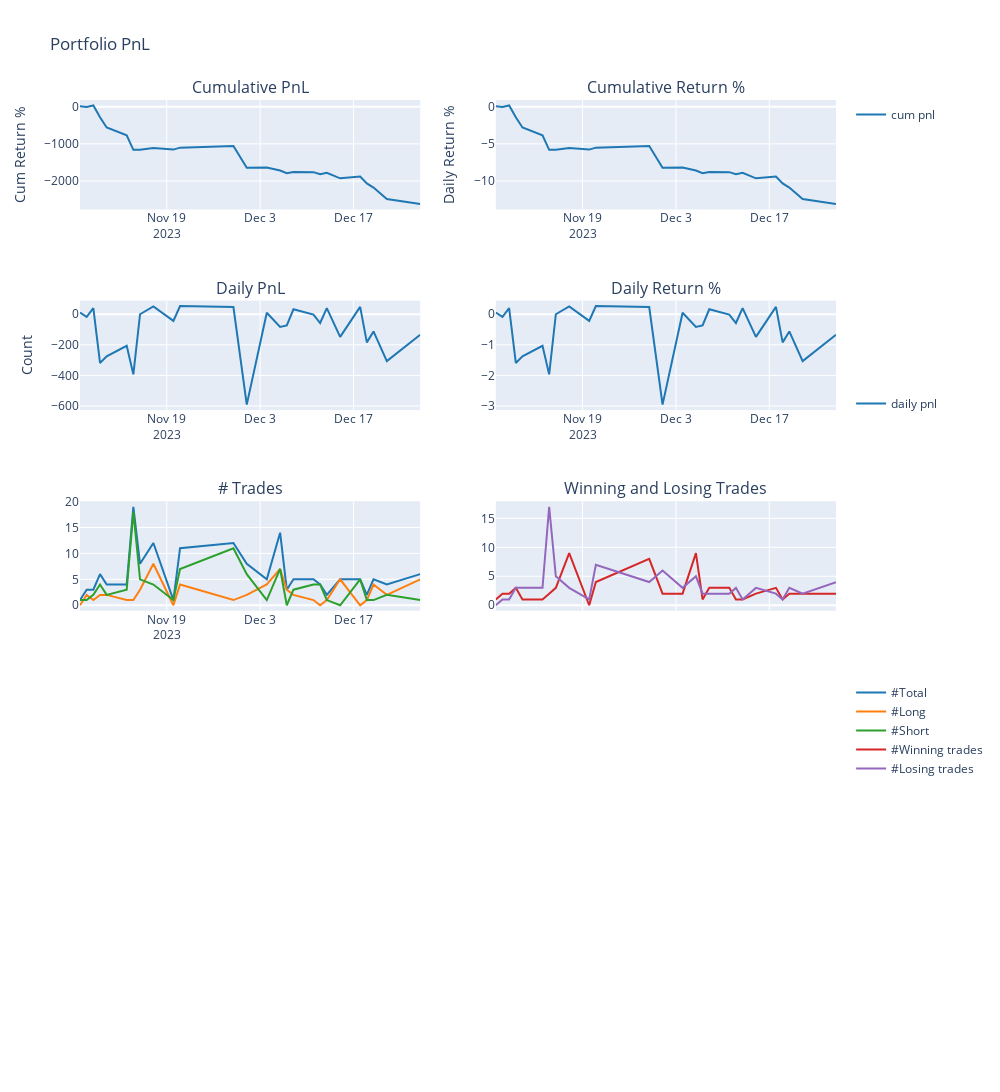

Source (notebook cell):
### Code cell
daily_pnl = df_pnl_closed.groupby(['close_date']).sum(numeric_only=True).reset_index()
daily_pnl['pnl'] = daily_pnl['pnl'] + daily_pnl['commission']
daily_pnl['cum_pnl'] = daily_pnl['pnl'].cumsum()

colors = plotly.colors.DEFAULT_PLOTLY_COLORS

title = f'Portfolio PnL - {strategy}' if len(strategy) else 'Portfolio PnL'
fig = make_subplots(
    5, 2,
    horizontal_spacing = 0.10, 
    vertical_spacing=0.10,
    subplot_titles=[
        'Cumulative PnL', 
        'Cumulative Return %', 
        'Daily PnL',
        'Daily Return %',
        '# Trades',
        'Winning and Losing Trades',
    ],    
    shared_xaxes='all',    
)
fig.update_layout(height=1500, width=1000, title=title)
fig.update_layout(
    xaxis_showticklabels=True, 
    xaxis2_showticklabels=True, 
    xaxis3_showticklabels=True,
    xaxis4_showticklabels=True,
    xaxis5_showticklabels=True,
    legend_tracegroupgap=270,
    hovermode='x',
)

row = 1
fig.add_trace(go.Scatter(x=daily_pnl['close_date'], y=daily_pnl['cum_pnl'], showlegend=True, name='cum pnl', legendgroup=row, marker=dict(color=colors[0])), row=row, col=1)
fig['layout']['yaxis']['title']='USD Dollar $'

fig.add_trace(go.Scatter(x=daily_pnl['close_date'], y=100 * daily_pnl['cum_pnl'] / capital, showlegend=False, name='cum pnl', legendgroup=row, marker=dict(color=colors[0])), row=row, col=2)
fig['layout']['yaxis'+str(row)]['title']='Cum Return %'

row = 2
fig.add_trace(go.Scatter(x=daily_pnl['close_date'], y=daily_pnl['pnl'], showlegend=True, name='daily pnl', legendgroup=row, marker=dict(color=colors[0])), row=row, col=1)
fig['layout']['yaxis'+str(row)]['title']='USD Dollar $'

fig.add_trace(go.Scatter(x=daily_pnl['close_date'], y=100 * daily_pnl['pnl'] / capital, showlegend=False, name='daily pnl', legendgroup=row, marker=dict(color=colors[0])), row=row, col=2)
fig['layout']['yaxis'+str(row)]['title']='Daily Return %'

row = 3
fig.add_trace(go.Scatter(x=daily_pnl['close_date'], y=daily_pnl['count'], showlegend=True, name='#Total', legendgroup=row, marker=dict(color=colors[0])), row=row, col=1)
fig.add_trace(go.Scatter(x=daily_pnl['close_date'], y=daily_pnl['no_long'], showlegend=True, name='#Long', legendgroup=row, marker=dict(color=colors[1])), row=row, col=1)
fig.add_trace(go.Scatter(x=daily_pnl['close_date'], y=daily_pnl['no_short'], showlegend=True, name='#Short', legendgroup=row, marker=dict(color=colors[2])), row=row, col=1)
fig['layout']['yaxis'+str(row)]['title']='Count'

fig.add_trace(go.Scatter(x=daily_pnl['close_date'], y=daily_pnl['winnnig_trades'], showlegend=True, name='#Winning trades', legendgroup=row, marker=dict(color=colors[3])), row=row, col=2)
fig.add_trace(go.Scatter(x=daily_pnl['close_date'], y=daily_pnl['losing_trades'], showlegend=True, name='#Losing trades', legendgroup=row, marker=dict(color=colors[4])), row=row, col=2)
fig['layout']['yaxis'+str(row)]['title']='Count'

fig.show()

### Figure 1 — Plotly figure (JSON) as saved in the notebook; plotly's stock layout.template omitted (floating-point values rounded to 4 significant figures)
{"data": [{"legendgroup": "1", "marker": {"color": "rgb(31, 119, 180)"}, "name": "cum pnl", "showlegend": true, "type": "scatter", "x": ["2023-11-06", "2023-11-07", "2023-11-08", "2023-11-09", "2023-11-10", "2023-11-13", "2023-11-14", "2023-11-15", "2023-11-17", "2023-11-20", "2023-11-21", "2023-11-29", "2023-12-01", "2023-12-04", "2023-12-06", "2023-12-07", "2023-12-08", "2023-12-11", "2023-12-12", "2023-12-13", "2023-12-15", "2023-12-18", "2023-12-19", "2023-12-20", "2023-12-22", "2023-12-27"], "xaxis": "x", "y": [11.32, -6.461, 32.65, -285.9, -561.7, -768.4, -1162.0, -1162.0, -1112.0, -1155.0, -1102.0, -1056.0, -1647.0, -1637.0, -1720.0, -1793.0, -1761.0, -1763.0, -1820.0, -1780.0, -1928.0, -1880.0, -2065.0, -2177.0, -2484.0, -2619.0], "yaxis": "y"}, {"legendgroup": "1", "marker": {"color": "rgb(31, 119, 180)"}, "name": "cum pnl", "showlegend": false, "type": "scatter", "x": ["2023-11-06", "2023-11-07", "2023-11-08", "2023-11-09", "2023-11-10", "2023-11-13", "2023-11-14", "2023-11-15", "2023-11-17", "2023-11-20", "2023-11-21", "2023-11-29", "2023-12-01", "2023-12-04", "2023-12-06", "2023-12-07", "2023-12-08", "2023-12-11", "2023-12-12", "2023-12-13", "2023-12-15", "2023-12-18", "2023-12-19", "2023-12-20", "2023-12-22", "2023-12-27"], "xaxis": "x2", "y": [0.05659, -0.03231, 0.1632, -1.429, -2.808, -3.842, -5.809, -5.81, -5.558, -5.776, -5.511, -5.278, -8.234, -8.186, -8.6, -8.964, -8.803, -8.813, -9.101, -8.9, -9.641, -9.402, -10.32, -10.89, -12.42, -13.09], "yaxis": "y2"}, {"legendgroup": "2", "marker": {"color": "rgb(31, 119, 180)"}, "name": "daily pnl", "showlegend": true, "type": "scatter", "x": ["2023-11-06", "2023-11-07", "2023-11-08", "2023-11-09", "2023-11-10", "2023-11-13", "2023-11-14", "2023-11-15", "2023-11-17", "2023-11-20", "2023-11-21", "2023-11-29", "2023-12-01", "2023-12-04", "2023-12-06", "2023-12-07", "2023-12-08", "2023-12-11", "2023-12-12", "2023-12-13", "2023-12-15", "2023-12-18", "2023-12-19", "2023-12-20", "2023-12-22", "2023-12-27"], "xaxis": "x3", "y": [11.32, -17.78, 39.11, -318.5, -275.8, -206.7, -393.5, -0.1767, 50.45, -43.55, 52.98, 46.6, -591.2, 9.598, -82.85, -72.89, 32.28, -2.095, -57.47, 40.23, -148.2, 47.7, -184.2, -112.6, -306.6, -134.8], "yaxis": "y3"}, {"legendgroup": "2", "marker": {"color": "rgb(31, 119, 180)"}, "name": "daily pnl", "showlegend": false, "type": "scatter", "x": ["2023-11-06", "2023-11-07", "2023-11-08", "2023-11-09", "2023-11-10", "2023-11-13", "2023-11-14", "2023-11-15", "2023-11-17", "2023-11-20", "2023-11-21", "2023-11-29", "2023-12-01", "2023-12-04", "2023-12-06", "2023-12-07", "2023-12-08", "2023-12-11", "2023-12-12", "2023-12-13", "2023-12-15", "2023-12-18", "2023-12-19", "2023-12-20", "2023-12-22", "2023-12-27"], "xaxis": "x4", "y": [0.05659, -0.08889, 0.1955, -1.593, -1.379, -1.034, -1.967, -0.0008835, 0.2522, -0.2177, 0.2649, 0.233, -2.956, 0.04799, -0.4142, -0.3645, 0.1614, -0.01047, -0.2874, 0.2011, -0.7409, 0.2385, -0.921, -0.5631, -1.533, -0.674], "yaxis": "y4"}, {"legendgroup": "3", "marker": {"color": "rgb(31, 119, 180)"}, "name": "#Total", "showlegend": true, "type": "scatter", "x": ["2023-11-06", "2023-11-07", "2023-11-08", "2023-11-09", "2023-11-10", "2023-11-13", "2023-11-14", "2023-11-15", "2023-11-17", "2023-11-20", "2023-11-21", "2023-11-29", "2023-12-01", "2023-12-04", "2023-12-06", "2023-12-07", "2023-12-08", "2023-12-11", "2023-12-12", "2023-12-13", "2023-12-15", "2023-12-18", "2023-12-19", "2023-12-20", "2023-12-22", "2023-12-27"], "xaxis": "x5", "y": [1, 3, 3, 6, 4, 4, 19, 8, 12, 1, 11, 12, 8, 5, 14, 3, 5, 5, 4, 2, 5, 5, 2, 5, 4, 6], "yaxis": "y5"}, {"legendgroup": "3", "marker": {"color": "rgb(255, 127, 14)"}, "name": "#Long", "showlegend": true, "type": "scatter", "x": ["2023-11-06", "2023-11-07", "2023-11-08", "2023-11-09", "2023-11-10", "2023-11-13", "2023-11-14", "2023-11-15", "2023-11-17", "2023-11-20", "2023-11-21", "2023-11-29", "2023-12-01", "2023-12-04", "2023-12-06", "2023-12-07", "2023-12-08", "2023-12-11", "2023-12-12", "2023-12-13", "2023-12-15", "2023-12-18", "2023-12-19", "2023-12-20", "2023-12-22", "2023-12-27"], "xaxis": "x5", "y": [0, 2, 1, 2, 2, 1, 1, 3, 8, 0, 4, 1, 2, 4, 7, 3, 2, 1, 0, 1, 5, 0, 1, 4, 2, 5], "yaxis": "y5"}, {"legendgroup": "3", "marker": {"color": "rgb(44, 160, 44)"}, "name": "#Short", "showlegend": true, "type": "scatter", "x": ["2023-11-06", "2023-11-07", "2023-11-08", "2023-11-09", "2023-11-10", "2023-11-13", "2023-11-14", "2023-11-15", "2023-11-17", "2023-11-20", "2023-11-21", "2023-11-29", "2023-12-01", "2023-12-04", "2023-12-06", "2023-12-07", "2023-12-08", "2023-12-11", "2023-12-12", "2023-12-13", "2023-12-15", "2023-12-18", "2023-12-19", "2023-12-20", "2023-12-22", "2023-12-27"], "xaxis": "x5", "y": [1, 1, 2, 4, 2, 3, 18, 5, 4, 1, 7, 11, 6, 1, 7, 0, 3, 4, 4, 1, 0, 5, 1, 1, 2, 1], "yaxis": "y5"}, {"legendgroup": "3", "marker": {"color": "rgb(214, 39, 40)"}, "name": "#Winning trades", "showlegend": true, "type": "scatter", "x": ["2023-11-06", "2023-11-07", "2023-11-08", "2023-11-09", "2023-11-10", "2023-11-13", "2023-11-14", "2023-11-15", "2023-11-17", "2023-11-20", "2023-11-21", "2023-11-29", "2023-12-01", "2023-12-04", "2023-12-06", "2023-12-07", "2023-12-08", "2023-12-11", "2023-12-12", "2023-12-13", "2023-12-15", "2023-12-18", "2023-12-19", "2023-12-20", "2023-12-22", "2023-12-27"], "xaxis": "x6", "y": [1, 2, 2, 3, 1, 1, 2, 3, 9, 0, 4, 8, 2, 2, 9, 1, 3, 3, 1, 1, 2, 3, 1, 2, 2, 2], "yaxis": "y6"}, {"legendgroup": "3", "marker": {"color": "rgb(148, 103, 189)"}, "name": "#Losing trades", "showlegend": true, "type": "scatter", "x": ["2023-11-06", "2023-11-07", "2023-11-08", "2023-11-09", "2023-11-10", "2023-11-13", "2023-11-14", "2023-11-15", "2023-11-17", "2023-11-20", "2023-11-21", "2023-11-29", "2023-12-01", "2023-12-04", "2023-12-06", "2023-12-07", "2023-12-08", "2023-12-11", "2023-12-12", "2023-12-13", "2023-12-15", "2023-12-18", "2023-12-19", "2023-12-20", "2023-12-22", "2023-12-27"], "xaxis": "x6", "y": [0, 1, 1, 3, 3, 3, 17, 5, 3, 1, 7, 4, 6, 3, 5, 2, 2, 2, 3, 1, 3, 2, 1, 3, 2, 4], "yaxis": "y6"}], "layout": {"annotations": [{"font": {"size": 16}, "showarrow": false, "text": "Cumulative PnL", "x": 0.225, "xanchor": "center", "xref": "paper", "y": 1, "yanchor": "bottom", "yref": "paper"}, {"font": {"size": 16}, "showarrow": false, "text": "Cumulative Return %", "x": 0.775, "xanchor": "center", "xref": "paper", "y": 1, "yanchor": "bottom", "yref": "paper"}, {"font": {"size": 16}, "showarrow": false, "text": "Daily PnL", "x": 0.225, "xanchor": "center", "xref": "paper", "y": 0.78, "yanchor": "bottom", "yref": "paper"}, {"font": {"size": 16}, "showarrow": false, "text": "Daily Return %", "x": 0.775, "xanchor": "center", "xref": "paper", "y": 0.78, "yanchor": "bottom", "yref": "paper"}, {"font": {"size": 16}, "showarrow": false, "text": "# Trades", "x": 0.225, "xanchor": "center", "xref": "paper", "y": 0.56, "yanchor": "bottom", "yref": "paper"}, {"font": {"size": 16}, "showarrow": false, "text": "Winning and Losing Trades", "x": 0.775, "xanchor": "center", "xref": "paper", "y": 0.56, "yanchor": "bottom", "yref": "paper"}], "height": 1500, "hovermode": "x", "legend": {"tracegroupgap": 270}, "title": {"text": "Portfolio PnL"}, "width": 1000, "xaxis": {"anchor": "y", "domain": [0, 0.45], "matches": "x9", "showticklabels": true}, "xaxis10": {"anchor": "y10", "domain": [0.55, 1], "matches": "x9"}, "xaxis2": {"anchor": "y2", "domain": [0.55, 1], "matches": "x9", "showticklabels": true}, "xaxis3": {"anchor": "y3", "domain": [0, 0.45], "matches": "x9", "showticklabels": true}, "xaxis4": {"anchor": "y4", "domain": [0.55, 1], "matches": "x9", "showticklabels": true}, "xaxis5": {"anchor": "y5", "domain": [0, 0.45], "matches": "x9", "showticklabels": true}, "xaxis6": {"anchor": "y6", "domain": [0.55, 1], "matches": "x9", "showticklabels": false}, "xaxis7": {"anchor": "y7", "domain": [0, 0.45], "matches": "x9", "showticklabels": false}, "xaxis8": {"anchor": "y8", "domain": [0.55, 1], "matches": "x9", "showticklabels": false}, "xaxis9": {"anchor": "y9", "domain": [0, 0.45]}, "yaxis": {"anchor": "x", "domain": [0.88, 1], "title": {"text": "Cum Return %"}}, "yaxis10": {"anchor": "x10", "domain": [0, 0.12]}, "yaxis2": {"anchor": "x2", "domain": [0.88, 1], "title": {"text": "Daily Return %"}}, "yaxis3": {"anchor": "x3", "domain": [0.66, 0.78], "title": {"text": "Count"}}, "yaxis4": {"anchor": "x4", "domain": [0.66, 0.78]}, "yaxis5": {"anchor": "x5", "domain": [0.44, 0.56]}, "yaxis6": {"anchor": "x6", "domain": [0.44, 0.56]}, "yaxis7": {"anchor": "x7", "domain": [0.22, 0.34]}, "yaxis8": {"anchor": "x8", "domain": [0.22, 0.34]}, "yaxis9": {"anchor": "x9", "domain": [0, 0.12]}}}
